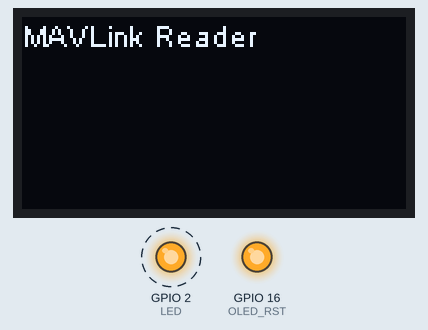
Recording of a program running on a simulated ESP32. On the bench: 128×64 one-colour display, output pins drawn as LEDs (lit = HIGH). Dashed ring = blinking.

Above: at 4.35 s.
At 39.82 s:
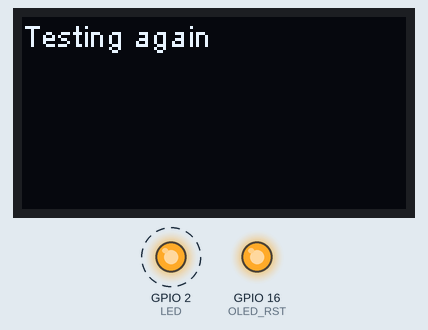
Timing chart, 0 to 40.0 s (numbered marks = the images above):
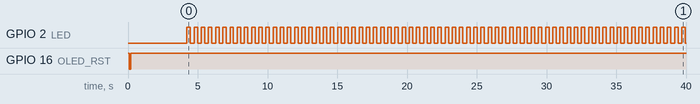

Measured:
- by itself, GPIO 2 (LED): alternates HIGH for 0.25 s and LOW for 0.26 s
- what the display in image 0 shows lasts 0.5 s, from 4.2 s to 4.7 s

The program:

main.cpp
```cpp
#include <Arduino.h>
#include <SSD1306.h>
#include <SPI.h>
#include <Wire.h>
// #include <LoRa.h>

/**************** DEFINITIONS *****************/
#define TTGO // Using TTGO ESP32 LoRa Board
#define TELEMETRY_SPEED 57600 // port speed for Telemetry

#define OLED_SDA 4
#define OLED_SCL 15
#define OLED_RST 16
#define LED 2
#define LORA_BAND 915 //

SSD1306 display(0x3c, OLED_SDA, OLED_SCL);

 /*
// Definitions for LoRa SX 1278
#define SCK 5 // GPIO5 - SX1278's SCK
#define MISO 19 // GPIO19 - SX1278's MISO
#define MOSI 27 // GPIO27 - SX1278's MOSI
#define SS 18 // GPIO18 - SX1278's CS
#define RST 14 // GPIO14 - SX1278's RESET
#define DI0 26 // GPIO26 - SX1278's IRQ (interrupt request)
*/


void display_draw() {
display.clear();
display.setFont (ArialMT_Plain_10);
display.setTextAlignment (TEXT_ALIGN_LEFT);
display.drawString (0, 0, "Testing again");
display.display();

}  // display_draw

void setup() {
// Configure OLED by setting the OLED Reset HIGH, LOW, and then back HIGH
pinMode(OLED_RST, OUTPUT);
digitalWrite(OLED_RST, HIGH);
delay(100);
digitalWrite(OLED_RST, LOW);
delay(100);
digitalWrite(OLED_RST, HIGH);
display.init();
display.flipScreenVertically();

display.clear();
display.setFont (ArialMT_Plain_10);
display.setTextAlignment (TEXT_ALIGN_LEFT);
display.drawString (0, 0, "MAVLink Reader");
delay(4000);
display.display();

pinMode(LED, OUTPUT);
} // setup

void loop() {
/*  display.clear();
  display.setFont (ArialMT_Plain_10);
  display.setTextAlignment (TEXT_ALIGN_LEFT);
  display.drawString (0, 0, "Testing");
  display.display();
  */
  // toggle the led to give a visual indication the packet was sent
digitalWrite(LED, HIGH);
delay(250);
digitalWrite(LED, LOW);
delay(250);
display_draw();
} // loop
```
